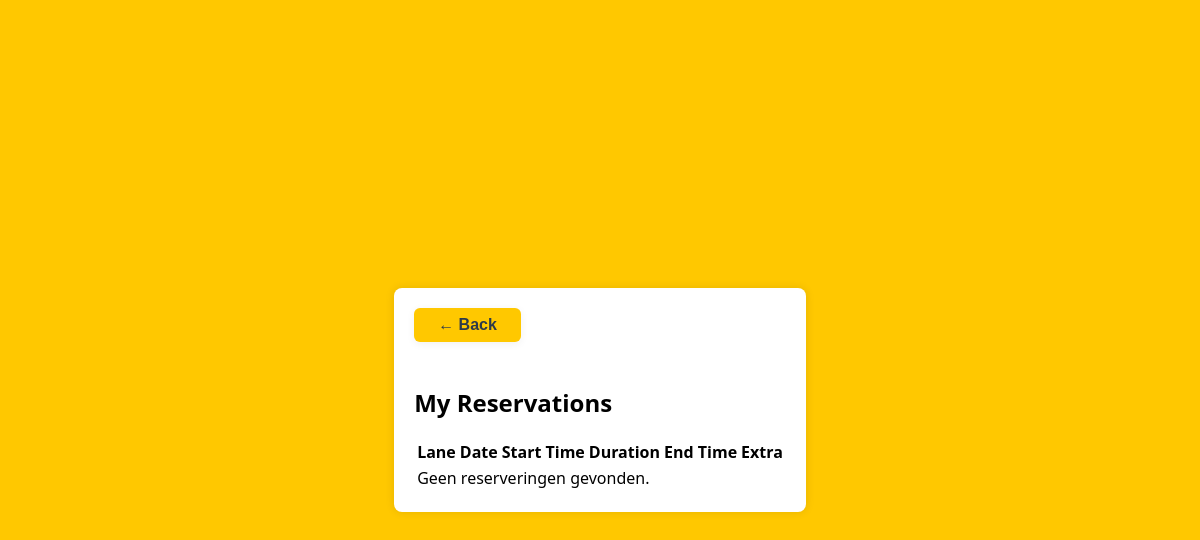
/results (signed in), run on an earlier commit of the app's database.
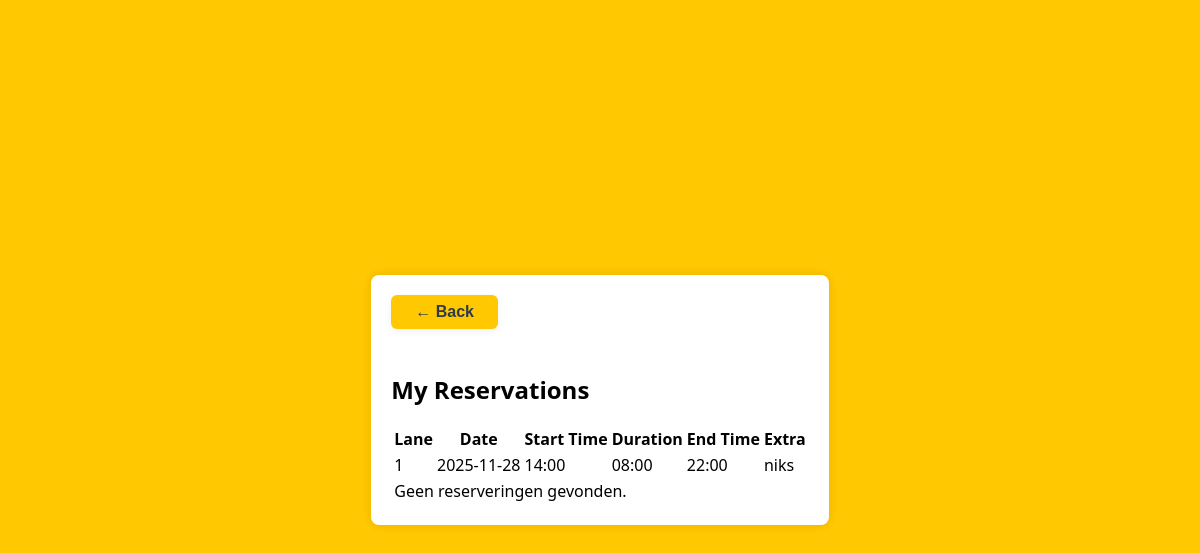
And on a later commit of the database.
### tables this page shows
CREATE TABLE lane_1 (
  id INTEGER PRIMARY KEY AUTOINCREMENT,
  start_iso TEXT NOT NULL,
  duration_minutes INTEGER NOT NULL,
  user_id INTEGER REFERENCES users(id),
  name TEXT NOT NULL,
  extra TEXT,
  email TEXT
);

### server.py (the view)
@app.route('/results', methods=['GET'])
def results():
    user_id = session.get('user_id')
    if not user_id:
        flash('Niet ingelogd.')
        return redirect(url_for('login'))
    conn = get_db_connection()
    reservations = {}
    for lane in range(1, 9):
        table = f'lane_{lane}'
        cur = conn.execute(f'SELECT * FROM {table} ORDER BY start_iso')
        reservations[table] = cur.fetchall()
    conn.close()
    return render_template('results.html', reservations=reservations, user_id=user_id)

### server.py (called while the page is built)
def get_db_connection():
    conn = sqlite3.connect(str(DB_PATH), timeout=10)
    conn.row_factory = sqlite3.Row
    return conn

### Templates/results.html (shortened to what this page needs)
<head>
    <link rel="stylesheet" href="{{ url_for('styles', filename='results.css') }}">
</head>
<body>
    <div class="results-container">
        <button class="back-btn" onclick="window.history.back(); return false;">&larr; Back</button>
        <h2>My Reservations</h2>
        <table class="results-table">
            <thead>
                <tr>
                    <th>Lane</th>
                    <th>Date</th>
                    <th>Start Time</th>
                    <th>Duration</th>
                    <th>End Time</th>
                    <th>Extra</th>
                </tr>
            </thead>
            <tbody>
                {% set found = false %}
                {% for lane in range(1, 9) %}
                    {% set lane_table = 'lane_' ~ lane %}
                    {% set lane_reservations = reservations.get(lane_table, []) %}
                    {% for res in lane_reservations %}
                        {% if res.user_id == user_id %}
                        {% set found = true %}
                        <tr>
                            <td>{{ lane }}</td>
                            <td>{{ res.start_iso.split('T')[0] }}</td>
                            <td>{{ res.start_iso.split('T')[1] }}</td>
                            <td>{% set h = res.duration_minutes // 60 %}{% set m = res.duration_minutes % 60 %}{{ '%02d' % h }}:{{ '%02d' % m }}</td>
                            <td>
                                {% set start = res.start_iso.split('T')[1] %}
                                {% set sh = start.split(':')[0]|int %}
                                {% set sm = start.split(':')[1]|int %}
                                {% set total = sh * 60 + sm + res.duration_minutes %}
                                {% set eh = (total // 60) % 24 %}
                                {% set em = total % 60 %}
                                {{ '%02d' % eh }}:{{ '%02d' % em }}
                            </td>
                            <td>{{ res.extra }}</td>
                        </tr>
                        {% endif %}
                    {% endfor %}
                {% endfor %}
                {% if not found %}
                <tr>
                    <td colspan="6">Geen reserveringen gevonden.</td>
                </tr>
                {% endif %}
            </tbody>
        </table>
    </div>
</body>

What changed in the data, as far as the page shows it:
added lane_1: user "1", start_iso "2025-11-28", start_iso "14:00", h "08", m "00", eh "22", em "00", extra "niks"
